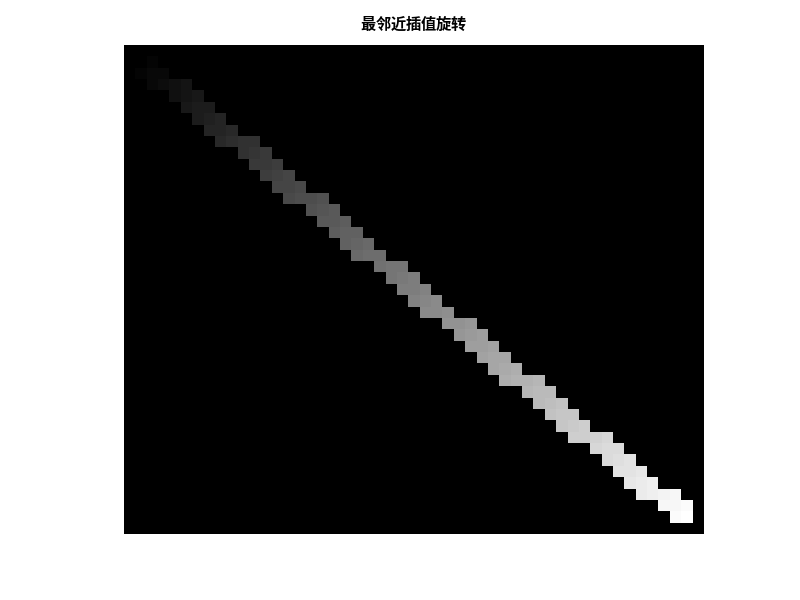
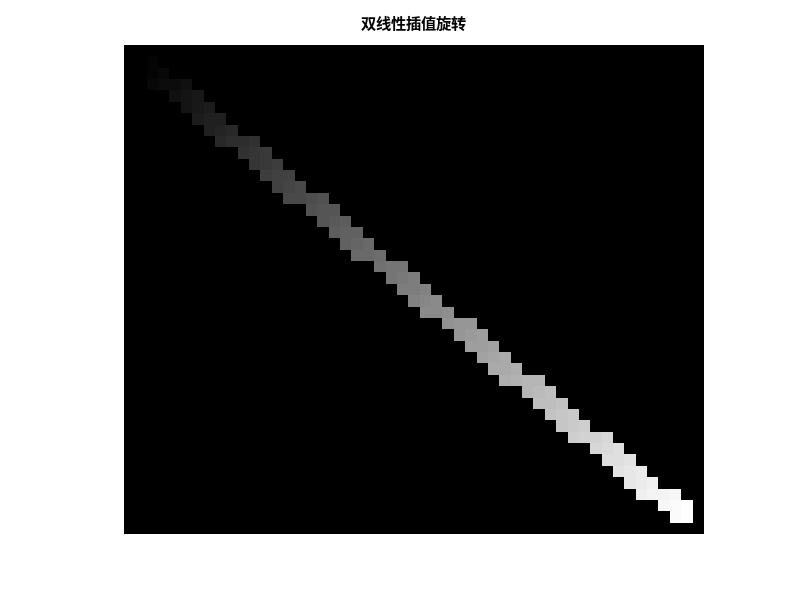
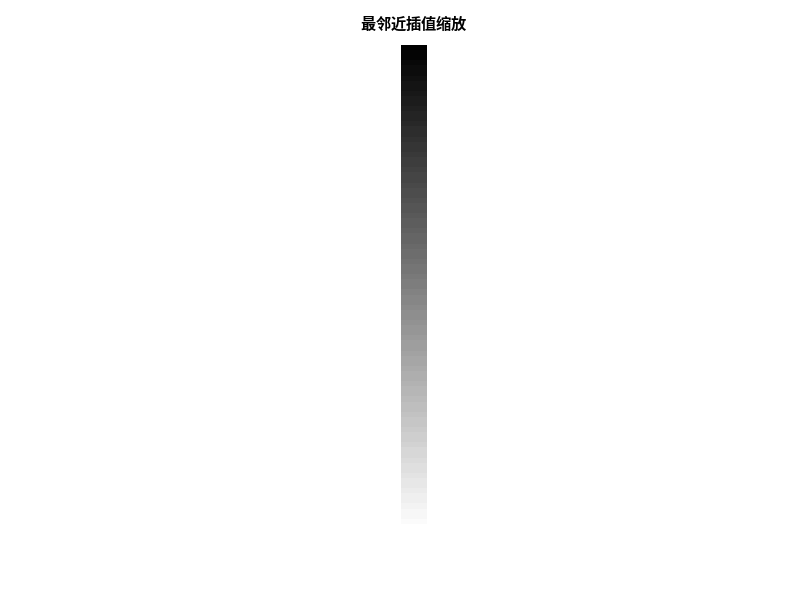
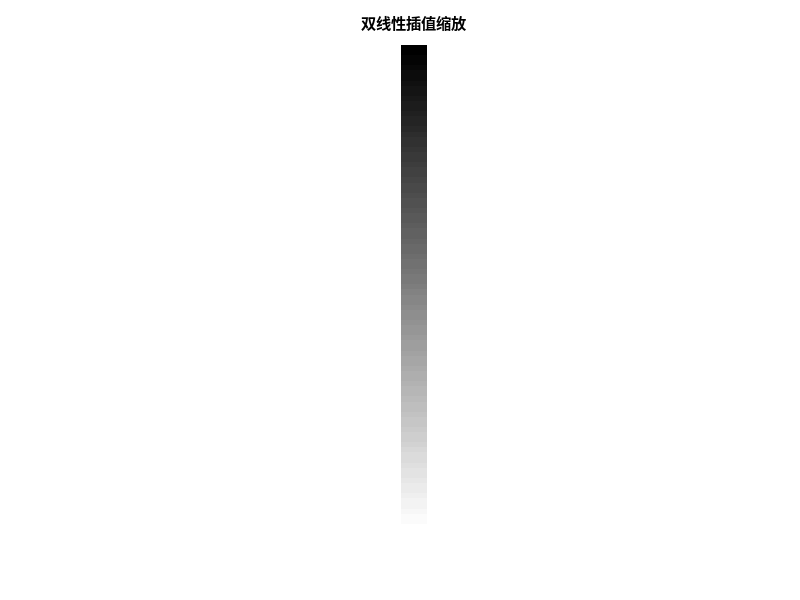

Source code (MATLAB) for these figures, in order:
% 旋转、缩放并展示
% 使用 gray

%% 旋转
grayRotate1=imrotate(gray,50,"nearest");
grayRotate2=imrotate(gray,50,"bilinear");
figure(),imshow(grayRotate1),title("最邻近插值旋转")
figure(),imshow(grayRotate2),title("双线性插值旋转")

%% 缩放
grayResize1=imresize(gray,1.5,"nearest");
grayResize2=imresize(gray,1.5,"bilinear");
figure(),imshow(grayResize1),title("最邻近插值缩放")
figure(),imshow(grayResize2),title("双线性插值缩放")